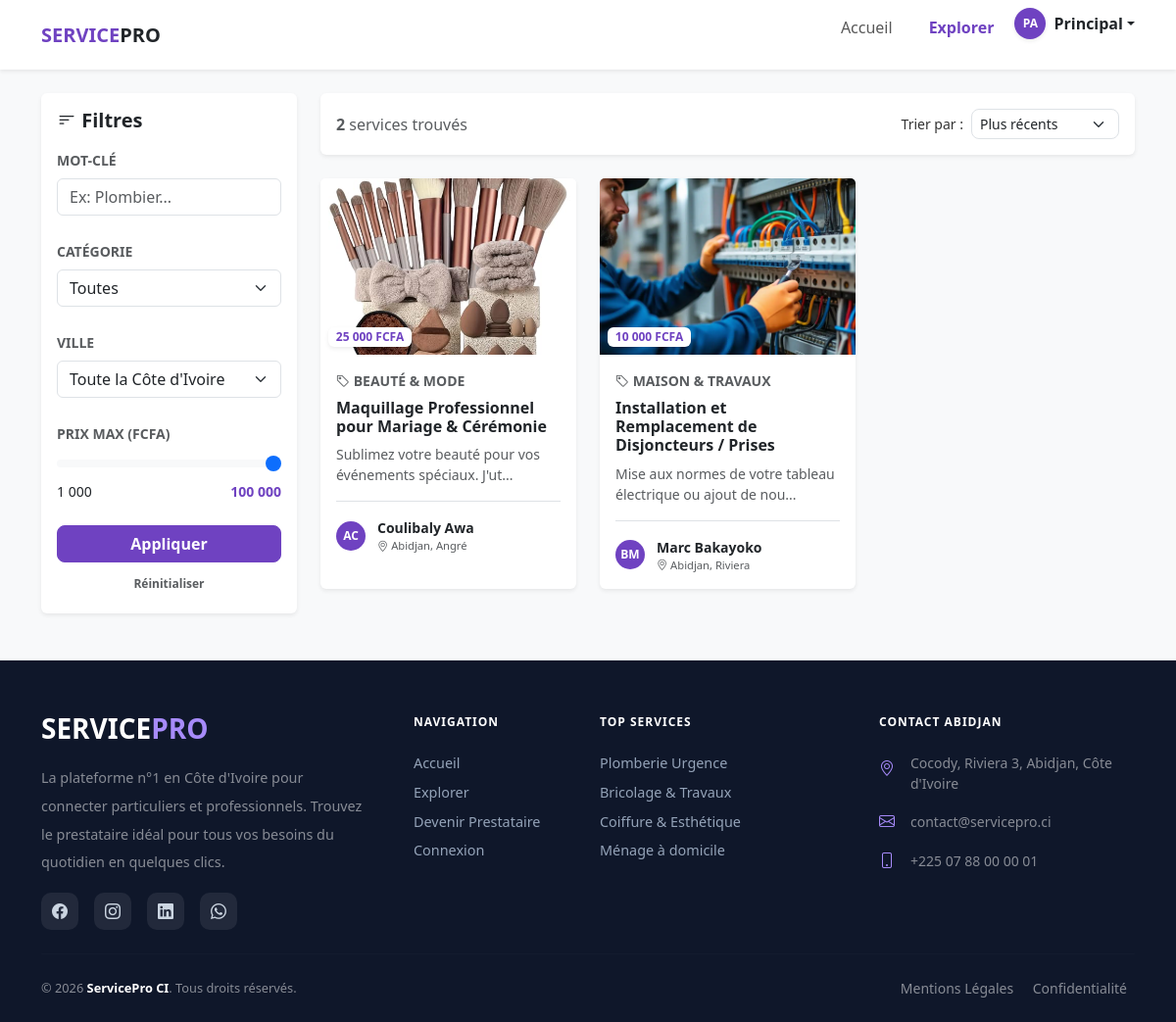
The app's page /catalogue.php (signed in) with its own data.
### tables this page shows
CREATE TABLE `Prestation` (
  `id_prestation` int NOT NULL,
  `titre_prestation` varchar(200) NOT NULL,
  `description_prestation` text,
  `prix_prestation` decimal(10,2) NOT NULL,
  `image_prestation` varchar(255) DEFAULT NULL,
  `datecrea_prestation` datetime DEFAULT CURRENT_TIMESTAMP,
  `id_service` int NOT NULL,
  `id_utilisateur` int NOT NULL,
  `statut_prestation` varchar(20) DEFAULT 'en_attente'
);

CREATE TABLE `Categorie` (
  `id_categorie` int NOT NULL,
  `nom_categorie` varchar(100) NOT NULL,
  `icone_categorie` varchar(50) DEFAULT NULL
);

CREATE TABLE `Utilisateur` (
  `id_utilisateur` int NOT NULL,
  `nom_utilisateur` varchar(100) NOT NULL,
  `prenom_utilisateur` varchar(150) NOT NULL,
  `email_utilisateur` varchar(150) NOT NULL,
  `password_utilisateur` varchar(255) NOT NULL,
  `tel_utilisateur` varchar(20) DEFAULT NULL,
  `est_client` tinyint(1) DEFAULT '1',
  `est_prestataire` tinyint(1) DEFAULT '0',
  `est_admin` tinyint(1) DEFAULT '0',
  `is_validated` tinyint(1) DEFAULT '0',
  `date_inscription` datetime DEFAULT CURRENT_TIMESTAMP,
  `id_quartier` int DEFAULT NULL
);

CREATE TABLE `Ville` (
  `id_ville` int NOT NULL,
  `nom_ville` varchar(100) NOT NULL,
  `id_departement` int NOT NULL
);

CREATE TABLE `Quartier` (
  `id_quartier` int NOT NULL,
  `nom_quartier` varchar(100) NOT NULL,
  `id_ville` int NOT NULL
);

### catalogue.php (the view, shortened to what this page needs)
<?php
require_once("includes/db.php");
$search = isset($_GET['search']) ? securisation($_GET['search']) : "";
$prix_max = isset($_GET['prix_max']) ? (int)$_GET['prix_max'] : 100000;
$tri = isset($_GET['tri']) ? securisation($_GET['tri']) : "recent";
$results_per_page = 9;
$page = isset($_GET['p']) && is_numeric($_GET['p']) ? (int)$_GET['p'] : 1;
$offset = ($page - 1) * $results_per_page;
$sql = "SELECT p.*, u.nom_utilisateur, u.prenom_utilisateur, q.nom_quartier, v.nom_ville, s.nom_service, c.nom_categorie
        FROM Prestation p
        JOIN Utilisateur u ON p.id_utilisateur = u.id_utilisateur
        JOIN Service s ON p.id_service = s.id_service
        JOIN Categorie c ON s.id_categorie = c.id_categorie
        LEFT JOIN Quartier q ON u.id_quartier = q.id_quartier
        LEFT JOIN Ville v ON q.id_ville = v.id_ville
        WHERE p.prix_prestation <= :prix AND u.is_validated = 1 AND p.statut_prestation = 'validee'";
$params = ['prix' => $prix_max];
$where = "";
$order_by = "p.datecrea_prestation DESC";
$sql .= $where . " ORDER BY $order_by LIMIT $results_per_page OFFSET $offset";
$stmt = $conn->prepare($sql);
$stmt->execute($params);
$prestations = $stmt->fetchAll(PDO::FETCH_ASSOC);
$nb_resultats = count($prestations);
?>
<!DOCTYPE html>
<html lang="fr">
<head>
    <link href="https://cdn.jsdelivr.net/npm/bootstrap@5.3.0/dist/css/bootstrap.min.css" rel="stylesheet">
    <link rel="stylesheet" href="https://cdn.jsdelivr.net/npm/bootstrap-icons@1.11.0/font/bootstrap-icons.css">
    <link rel="stylesheet" href="assets/css/style.css">
</head>
<body class="bg-light">
    <?php include("includes/barre_navigation.php"); ?>
    <div class="container py-4">
        <div class="row">
            <aside class="col-lg-3 mb-4">
                <div class="card border-0 shadow-sm p-3">
                    <div class="d-flex justify-content-between align-items-center mb-3">
                        <h5 class="fw-bold mb-0"><i class="bi bi-filter-left"></i> Filtres</h5>
                    </div>
                    <div class="collapse d-lg-block" id="filterCollapse">
                        <form action="" method="GET">
                            <div class="mb-4">
                                <label class="form-label small fw-bold text-muted">MOT-CLÉ</label>
                                <input type="text" name="search" class="form-control" placeholder="Ex: Plombier..." value="<?php echo $search; ?>">
                            </div>
                            <div class="mb-4">
                                <label class="form-label small fw-bold text-muted">CATÉGORIE</label>
                                <select name="categorie" class="form-select">
                                    <option value="">Toutes</option>
                                </select>
                            </div>
                            <div class="mb-4">
                                <label class="form-label small fw-bold text-muted">VILLE</label>
                                <select name="ville" class="form-select">
                                    <option value="">Toute la Côte d'Ivoire</option>
                                </select>
                            </div>
                            <div class="mb-4">
                                <label class="form-label small fw-bold text-muted">PRIX MAX (FCFA)</label>
                                <input type="range" name="prix_max" class="form-range" min="1000" max="100000" step="1000" id="priceRange" value="<?php echo $prix_max; ?>">
                                <div class="d-flex justify-content-between">
                                    <small>1 000</small>
                                    <small id="priceValue" class="fw-bold text-primary"><?php echo number_format($prix_max, 0, ',', ' '); ?></small>
                                </div>
                            </div>
                            <button type="submit" class="btn btn-primary w-100 fw-bold">Appliquer</button>
                            <a href="catalogue.php"
                                class="btn btn-link w-100 btn-sm text-muted mt-2 text-decoration-none">Réinitialiser</a>
                        </form>
                    </div>
                </div>
            </aside>
            <main class="col-lg-9">
                <div class="d-flex justify-content-between align-items-center mb-4 bg-white p-3 rounded shadow-sm">
                    <span class="text-muted"><strong><?php echo $nb_resultats; ?></strong> services trouvés</span>
                    <div class="d-flex align-items-center">
                        <label class="me-2 small text-nowrap">Trier par :</label>
                        <form id="sortForm" method="GET" class="d-inline-block">
                            <select name="tri" class="form-select form-select-sm w-auto rounded-3" onchange="this.form.submit()">
                                <option value="recent" <?php echo ($tri == 'recent') ? 'selected' : ''; ?>>Plus récents</option>
                            </select>
                        </form>
                    </div>
                </div>
                <div class="row g-4">
                    <?php foreach($prestations as $p): ?>
                    <div class="col-md-6 col-xl-4">
                        <div class="card h-100 border-0 shadow-sm service-card-hover">
                            <div class="position-relative">
                                <img src="<?php echo $p['image_prestation'] ?? 'assets/img/default.jpg'; ?>"
                                    class="card-img-top" alt="<?php echo $p['titre_prestation']; ?>" style="height: 180px; object-fit: cover;">
                                <div class="badge bg-white text-primary position-absolute bottom-0 start-0 m-2 shadow-sm fw-bold">
                                    <?php echo number_format($p['prix_prestation'], 0, ',', ' '); ?> FCFA
                                </div>
                            </div>
                            <div class="card-body">
                                <div class="d-flex justify-content-between align-items-center mb-2">
                                    <small class="text-muted text-uppercase fw-bold"><i class="bi bi-tag"></i> <?php echo $p['nom_categorie']; ?></small>
                                </div>
                                <h6 class="card-title fw-bold mb-2">
                                    <a href="detail_prestation.php?id=<?php echo $p['id_prestation']; ?>" class="text-decoration-none text-dark stretched-link">
                                        <?php echo $p['titre_prestation']; ?>
                                    </a>
                                </h6>
                                <p class="text-muted small mb-0"><?php echo substr($p['description_prestation'], 0, 60); ?>...</p>
                                <div class="d-flex align-items-center mt-3 pt-3 border-top position-relative" style="z-index: 2;">
                                    <div class="avatar-xs bg-primary text-white rounded-circle d-flex align-items-center justify-content-center me-2" style="width:30px; height:30px; font-size:0.75rem; font-weight: bold;">
                                        <?php echo strtoupper(substr($p['nom_utilisateur'], 0, 1) . substr($p['prenom_utilisateur'], 0, 1)); ?>
                                    </div>
                                    <div class="ms-1 overflow-hidden">
                                        <small class="d-block fw-bold text-dark text-truncate small"><?php echo $p['prenom_utilisateur'].' '.$p['nom_utilisateur']; ?></small>
                                        <small class="text-muted text-truncate d-block" style="font-size: 0.7rem;">
                                            <i class="bi bi-geo-alt"></i> <?php echo $p['nom_ville'] ?? 'Indéfinie'; ?>, <?php echo $p['nom_quartier'] ?? ''; ?>
                                        </small>
                                    </div>
                                </div>
                            </div>
                        </div>
                    </div>
                    <?php endforeach; ?>
                </div>
            </main>
        </div>
    </div>
       <?php include("includes/pied_de_page.php");?>
</body>
</html>

### assets/css/style.css (style rules this page uses)
:root { --primary-color: #6f42c1; --secondary-color: #f8f9fa; }
html { overflow-x: hidden; }
body { font-family: 'Segoe UI', Tahoma, Geneva, Verdana, sans-serif; color: #333; width: 100%; margin: 0; padding: 0; }
* { box-sizing: border-box; }
img, video, iframe { max-width: 100%; }
.text-primary { color: var(--primary-color) !important; }
.btn-primary { background-color: var(--primary-color); border-color: var(--primary-color); }
.btn { --bs-btn-border-radius: 8px; padding-left: 1.5rem; padding-right: 1.5rem; font-weight: 600; transition: all 0.3s ease; }
.btn-sm { padding-left: 1rem; padding-right: 1rem; font-size: 0.75rem; }
.service-card-hover { transition: all 0.3s ease; }
aside .card { position: sticky; top: 90px; }
a { color: var(--primary-color); text-decoration: none; }
.bg-primary { background-color: var(--primary-color) !important; }
.btn-primary { background-color: var(--primary-color) !important; border-color: var(--primary-color) !important; }
.avatar-xs, .avatar-sm, .avatar-xl { background-color: var(--primary-color) !important; }

### records on screen
prestation: image_prestation (picture), prix_prestation "25 000", categorie.nom_categorie "BEAUTÉ & MODE", titre_prestation "Maquillage Professionnel pour Mariage & Cérémonie", description_prestation "Sublimez votre beauté pour vos événements spéciaux. J'ut", id_utilisateur.prenom_utilisateur "AC", id_utilisateur.prenom_utilisateur "Coulibaly", id_utilisateur.nom_utilisateur "Awa", ville.nom_ville "Abidjan", quartier.nom_quartier "Angré"
prestation: image_prestation (picture), prix_prestation "10 000", categorie.nom_categorie "MAISON & TRAVAUX", titre_prestation "Installation et Remplacement de Disjoncteurs / Prises", description_prestation "Mise aux normes de votre tableau électrique ou ajout de nou", id_utilisateur.prenom_utilisateur "BM", id_utilisateur.prenom_utilisateur "Marc", id_utilisateur.nom_utilisateur "Bakayoko", ville.nom_ville "Abidjan", quartier.nom_quartier "Riviera"

### other values on screen
$_SESSION['user_prenom'] "Principal"
$prix_max "100 000"
$nb_resultats "2"
